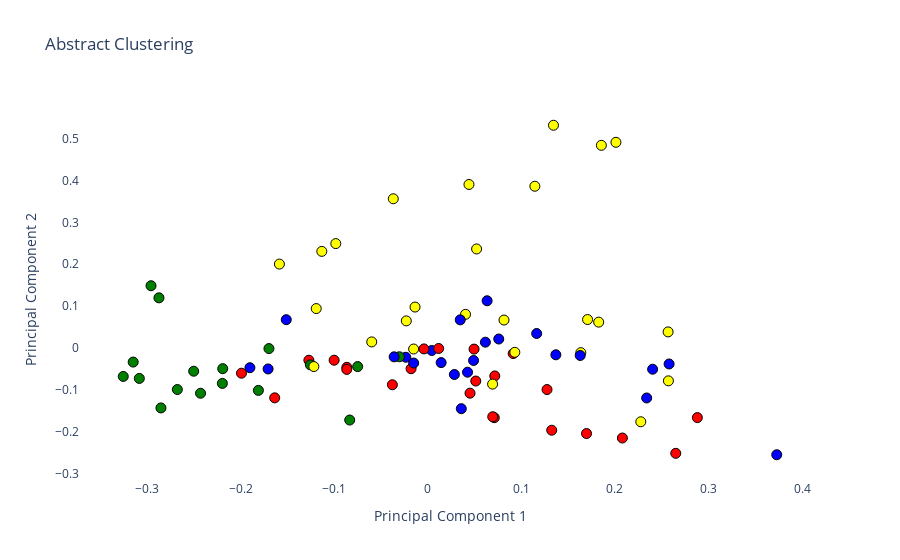

Notebook source saved alongside this figure:
### Markdown cell above
### dynamic exploration

### Code cell
df['Cluster'] = cluster_labels

import plotly.graph_objects as go # Import the graphical object
import plotly.colors as colors


# Define custom colors for each cluster label
cluster_colors = ['red', 'blue', 'green', 'yellow', 'orange']

fig = go.Figure(data=go.Scatter(
    x=X_pca[:, 0], y=X_pca[:, 1],
    mode='markers',
    marker=dict(
        color=[cluster_colors[label] for label in cluster_labels],
        size=10,  # Adjust the marker size here
        line=dict(width=1, color='Black')
    ),
    hovertemplate='<b>Title:</b> %{text}',
    text=df['title']
))


# Set plot title and axis labels
fig.update_layout(
    title='Abstract Clustering',
    xaxis_title='Principal Component 1',
    yaxis_title='Principal Component 2',
    plot_bgcolor='white'  # Set the background color to white
)

plot(fig,
     image_filename='abstracts_cluster_bert_plot_1', 
     image='png', 
     image_width=1000, 
     image_height=800
)

# Show the plot
fig.show()

### Figure 1 — Plotly figure (JSON) as saved in the notebook; plotly's stock layout.template omitted (floating-point values rounded to 4 significant figures)
{"data": [{"hovertemplate": "<b>Title:</b> %{text}", "marker": {"color": ["green", "blue", "green", "yellow", "green", "red", "red", "blue", "green", "green", "blue", "blue", "green", "red", "yellow", "green", "red", "red", "blue", "blue", "blue", "yellow", "red", "blue", "yellow", "green", "yellow", "red", "yellow", "blue", "red", "red", "yellow", "red", "yellow", "red", "red", "green", "red", "green", "blue", "blue", "blue", "yellow", "yellow", "yellow", "red", "red", "yellow", "blue", "blue", "yellow", "red", "yellow", "green", "red", "red", "blue", "red", "yellow", "blue", "green", "green", "green", "blue", "yellow", "yellow", "yellow", "yellow", "red", "red", "yellow", "blue", "blue", "green", "blue", "red", "green", "red", "yellow", "yellow", "yellow", "blue", "yellow", "blue", "yellow", "yellow", "green", "blue"], "line": {"color": "Black", "width": 1}, "size": 10}, "mode": "markers", "text": ["A Deep Learning Approach to Refine the Identification of High-Quality Clinical Research Articles From the Biomedical Literature: Protocol for Algorithm Development and Validation", "Text mining-based word representations for biomedical data analysis and protein-protein interaction networks in machine learning tasks", "Using the contextual language model BERT for multi-criteria classification of scientific articles", "Integrating heterogeneous knowledge graphs into drug-drug interaction extraction from the literature", "srBERT: automatic article classification model for systematic review using BERT", "STonKGs: a sophisticated transformer trained on biomedical text and knowledge graphs", "Concept recognition as a machine translation problem", "Improving reference prioritisation with PICO recognition", "LitCovid in 2022: an information resource for the COVID-19 literature", "LitCovid: an open database of COVID-19 literature", "A general approach for improving deep learning-based medical relation extraction using a pre-trained model and fine-tuning", "Biomedical named entity recognition using deep neural networks with contextual information", "The Classification of Short Scientific Texts Using Pretrained BERT Model", "Discovering Thematically Coherent Biomedical Documents Using Contextualized Bidirectional Encoder Representations from Transformers-Based Clustering", "IMSE: interaction information attention and molecular structure based drug drug interaction extraction", "Large-scale protein-protein post-translational modification extraction with distant supervision and confidence calibrated BioBERT", "Bioformer: an efficient transformer language model for biomedical text mining", "Unsupervised Event Graph Representation and Similarity Learning on Biomedical Literature", "Parallel sequence tagging for concept recognition", "Extraction of knowledge graph of Covid-19 through mining of unstructured biomedical corpora", "Limitations of Transformers on Clinical Text Classification", "An automated approach to identify scientific publications reporting pharmacokinetic parameters", "Extracting Concepts for Precision Oncology from the Biomedical Literature", "MarkerGenie: an NLP-enabled text-mining system for biomedical entity relation extraction", "Leveraging Contextual Information in Extracting Long Distance Relations from Clinical Notes", "Development and validation of a machine-learning algorithm to predict the relevance of scientific articles within the field of teratology", "Exploring the effects of drug, disease, and protein dependencies on biomedical named entity recognition: A comparative analysis", "A practical approach towards causality mining in clinical text using active transfer learning", "Pharmacovigilance with Transformers: A Framework to Detect Adverse Drug Reactions Using BERT Fine-Tuned with FARM", "The New Version of the ANDDigest Tool with Improved AI-Based Short Names Recognition", "BERT-based Ranking for Biomedical Entity Normalization", "Classifying literature mentions of biological pathogens as experimentally studied using natural language processing", "Drug-Drug Interaction Extraction from Biomedical Text using Relation BioBERT with BLSTM", "BertMCN: Mapping colloquial phrases to standard medical concepts using BERT and highway network", "Dependency parsing of biomedical text with BERT", "EvidenceMap: a three-level knowledge representation for medical evidence computation and comprehension", "A neuro-symbolic method for understanding free-text medical evidence", "Emati: a recommender system for biomedical literature based on supervised learning", "Bat4RCT: A suite of benchmark data and baseline methods for text classification of randomized controlled trials", "Ensemble of deep learning language models to support the creation of living systematic reviews for the COVID-19 literature: a retrospective study", "Thesaurus-based word embeddings for automated biomedical literature classification", "BERT-GT: Cross-sentence n-ary relation extraction with BERT and graph transformer", "BioBERT: a pre-trained biomedical language representation model for biomedical text mining", "BertSRC: transformer-based semantic relation classification", "Drug knowledge discovery via multi-task learning and pre-trained models", "pubmedKB: an interactive web server for exploring biomedical entity relations in the biomedical literature", "Distinguished representation of identical mentions in bio-entity coreference resolution", "A BERT-based ensemble learning approach for the BioCreative VII challenges: full-text chemical identification and multi-label classification in PubMed articles", "Neural Multi-Task Learning for Adverse Drug Reaction Extraction", "Extracting chemical-induced disease relation by integrating a hierarchical concentrative attention and a hybrid graph-based neural network", "PhenoTagger: A Hybrid Method for Phenotype Concept Recognition using Human Phenotype Ontology", "BioGPT: generative pre-trained transformer for biomedical text generation and mining", "Identification of Semantically Similar Sentences in Clinical Notes: Iterative Intermediate Training Using Multi-Task Learning", "LiSA: an assisted literature search pipeline for detecting serious adverse drug events with deep learning", "Towards Automated Screening of Literature on Artificial Intelligence in Nursing", "Summarization of biomedical articles using domain-specific word embeddings and graph ranking", "Deep contextualized embeddings for quantifying the informative content in biomedical text summarization", "Automatic data extraction to support meta-analysis statistical analysis: a case study on breast cancer", "Benchmarking for biomedical natural language processing tasks with a domain specific ALBERT", "Understanding Clinical Trial Reports: Extracting Medical Entities and Their Relations", "Bio-AnswerFinder: a system to find answers to questions from biomedical texts", "A real-world evaluation of the implementation of NLP technology in abstract screening of a systematic review", "Deep semi-supervised learning ensemble framework for classifying co-mentions of human proteins and phenotypes", "Natural language processing was effective in assisting rapid title and abstract screening when updating systematic reviews", "Multi-class classification of COVID-19 documents using machine learning algorithms", "Discovering novel drug-supplement interactions using SuppKG generated from the biomedical literature", "Extraction of causal relations based on SBEL and BERT model", "Relation extraction from DailyMed structured product labels by optimally combining crowd, experts and machines", "Predicting drug characteristics using biomedical text embedding", "Investigation of improving the pre-training and fine-tuning of BERT model for biomedical relation extraction", "Application of BERT to Enable Gene Classification Based on Clinical Evidence", "Chemical-protein interaction extraction via Gaussian probability distribution and external biomedical knowledge", "Biomedical named entity recognition using BERT in the machine reading comprehension framework", "Attention guided capsule networks for chemical-protein interaction extraction", "Automating Quality Assessment of Medical Evidence in Systematic Reviews: Model Development and Validation Study", "De-identification of Clinical Text via Bi-LSTM-CRF with Neural Language Models", "Improvement of intervention information detection for automated clinical literature screening during systematic review", "Clinical study type classification, validation, and PubMed filter comparison with natural language processing and active learning", "Improving broad-coverage medical entity linking with semantic type prediction and large-scale datasets", "Risk of bias assessment in preclinical literature using natural language processing", "Machine learning approach to identify adverse events in scientific biomedical literature", "Mining a stroke knowledge graph from literature", "MetaboListem and TABoLiSTM: Two Deep Learning Algorithms for Metabolite Named Entity Recognition", "TP-DDI: Transformer-based pipeline for the extraction of Drug-Drug Interactions", "A deep-learning system bridging molecule structure and biomedical text with comprehension comparable to human professionals", "Drug repurposing for COVID-19 via knowledge graph completion", "Biomedical named entity recognition with the combined feature attention and fully-shared multi-task learning", "A hybrid algorithm for clinical decision support in precision medicine based on machine learning", "BioByGANS: biomedical named entity recognition by fusing contextual and syntactic features through graph attention network in node classification framework"], "type": "scatter", "x": [-0.243, 0.07578, -0.2196, 0.1144, -0.08353, 0.07151, 0.05119, -0.1707, -0.2874, -0.2959, 0.2339, 0.1368, -0.1811, 0.1696, 0.1854, -0.1698, 0.07099, 0.09119, 0.004219, 0.06334, 0.03575, -0.1193, -0.0379, 0.04886, 0.08138, -0.2192, 0.2568, -0.004153, 0.04028, -0.1513, 0.265, -0.1272, 0.04396, 0.06936, 0.06919, -0.1992, -0.1002, -0.1256, -0.08657, -0.2503, -0.02358, 0.2402, 0.3729, 0.1635, 0.1707, -0.01521, 0.01157, -0.01794, 0.0521, 0.0615, 0.04241, 0.2276, 0.04507, -0.1133, -0.3084, 0.1274, 0.2079, -0.1902, 0.1324, -0.05998, 0.0142, -0.3256, -0.03045, -0.2853, -0.03602, -0.02303, 0.09295, -0.03693, 0.1343, 0.2881, -0.08664, 0.1826, 0.1628, 0.1163, -0.315, 0.02834, -0.1637, -0.2678, 0.0494, -0.1219, -0.1587, -0.01369, -0.01517, 0.201, 0.03461, -0.09837, 0.2571, -0.075, 0.2578], "y": [-0.1081, 0.02133, -0.0846, 0.3861, -0.1721, -0.06684, -0.07899, -0.05014, 0.1196, 0.1485, -0.1194, -0.01633, -0.1013, -0.2044, 0.4838, -0.001466, -0.1665, -0.01339, -0.006109, 0.1127, -0.1449, 0.09405, -0.08787, -0.02983, 0.06665, -0.04944, 0.03833, -0.002279, 0.08026, 0.06755, -0.2516, -0.02929, 0.3903, -0.1642, -0.0863, -0.06029, -0.02925, -0.04034, -0.04623, -0.05556, -0.02223, -0.05076, -0.255, -0.01121, 0.06787, -0.002493, -0.001272, -0.04955, 0.2364, 0.01382, -0.05784, -0.1762, -0.108, 0.2306, -0.07271, -0.09933, -0.215, -0.04715, -0.1964, 0.01446, -0.03497, -0.06802, -0.02108, -0.1432, -0.02119, 0.06465, -0.01037, 0.3562, 0.5317, -0.1663, -0.05117, 0.06164, -0.01796, 0.03448, -0.0337, -0.06344, -0.1191, -0.09925, -0.002717, -0.0444, 0.2003, 0.09765, -0.03604, 0.491, 0.06707, 0.2492, -0.07853, -0.0445, -0.03824]}], "layout": {"autosize": true, "plot_bgcolor": "white", "title": {"text": "Abstract Clustering"}, "xaxis": {"autorange": true, "range": [-0.369, 0.4163], "title": {"text": "Principal Component 1"}, "type": "linear"}, "yaxis": {"autorange": true, "range": [-0.3352, 0.612], "title": {"text": "Principal Component 2"}, "type": "linear"}}}
